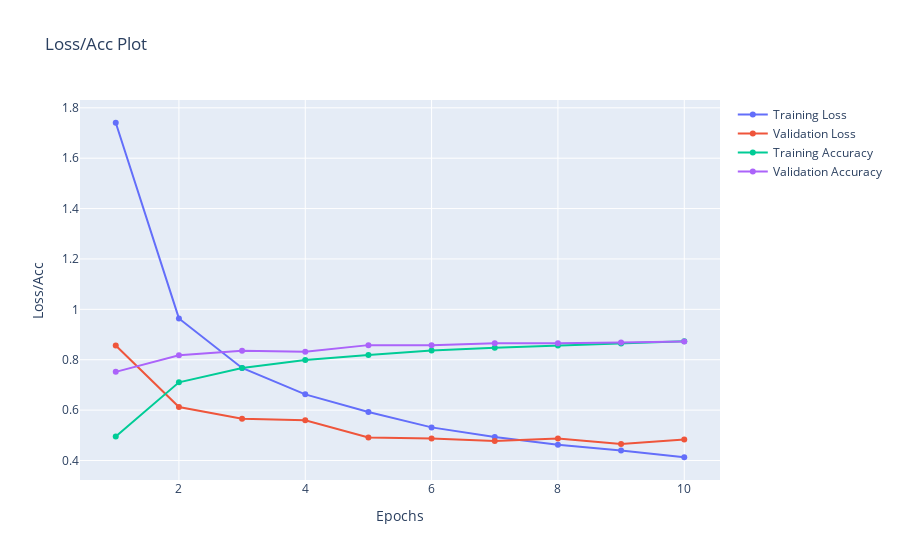

Notebook code cell kept with this figure:
### Markdown cell above
Loss/accuracy plot

### Code cell
import plotly.graph_objects as go
def plot_loss_curve(model_history):
  model_history = pd.DataFrame(model_history)
  epochs = list(range(1, len(model_history) + 1))
  fig = go.Figure()
  fig.add_trace(go.Scatter(x=epochs, y=model_history["loss"],
                    mode='lines+markers',
                    name='Training Loss'))
  fig.add_trace(go.Scatter(x=epochs, y=model_history["val_loss"],
                    mode='lines+markers',
                    name='Validation Loss'))
  fig.add_trace(go.Scatter(x=epochs, y=model_history["accuracy"],
                    mode="lines+markers",
                    name="Training Accuracy"))
  fig.add_trace(go.Scatter(x=epochs, y=model_history["val_accuracy"],
                           mode="lines+markers",
                           name="Validation Accuracy"))
  fig.update_layout(
    title="Loss/Acc Plot",
    xaxis_title="Epochs",
    yaxis_title="Loss/Acc",
)

  return fig
fig = plot_loss_curve(results.history)
fig.show()

### Figure 1 — Plotly figure (JSON) as saved in the notebook; plotly's stock layout.template omitted (floating-point values rounded to 4 significant figures)
{"data": [{"mode": "lines+markers", "name": "Training Loss", "type": "scatter", "x": [1, 2, 3, 4, 5, 6, 7, 8, 9, 10], "y": [1.741, 0.9639, 0.7674, 0.6625, 0.5925, 0.5314, 0.4932, 0.4621, 0.4395, 0.4128]}, {"mode": "lines+markers", "name": "Validation Loss", "type": "scatter", "x": [1, 2, 3, 4, 5, 6, 7, 8, 9, 10], "y": [0.8563, 0.6121, 0.566, 0.5599, 0.4912, 0.4875, 0.4775, 0.4875, 0.4659, 0.4835]}, {"mode": "lines+markers", "name": "Training Accuracy", "type": "scatter", "x": [1, 2, 3, 4, 5, 6, 7, 8, 9, 10], "y": [0.4949, 0.7103, 0.7675, 0.7986, 0.8185, 0.837, 0.8473, 0.8569, 0.8641, 0.8734]}, {"mode": "lines+markers", "name": "Validation Accuracy", "type": "scatter", "x": [1, 2, 3, 4, 5, 6, 7, 8, 9, 10], "y": [0.7518, 0.8179, 0.8356, 0.8314, 0.8579, 0.8573, 0.8656, 0.865, 0.8682, 0.8719]}], "layout": {"title": {"text": "Loss/Acc Plot"}, "xaxis": {"title": {"text": "Epochs"}}, "yaxis": {"title": {"text": "Loss/Acc"}}}}
